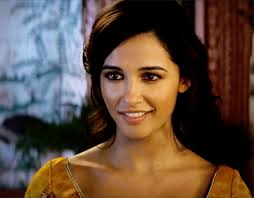
#> input picture images.jpg, 254 x 198 px
$ jupyter execute --allow-errors example.ipynb
#> lines starting #> are read from the running program, lines starting #| are printed output that depends on the picture
### src/build_model.py
import os
import sys
import math
import keras
import tensorflow as tf
import keras.backend as K
from keras.models import Model
from keras.optimizers import Adam
from keras.engine.topology import Layer
from keras.layers import (Conv2D,
                          BatchNormalization,
                          ReLU,
                          DepthwiseConv2D,
                          Activation,
                          Input,
                          Add,
                          Flatten,
                          Dense,
                          Lambda,
                          Softmax)

from keras.losses import categorical_crossentropy
from keras.callbacks import EarlyStopping, ModelCheckpoint, ReduceLROnPlateau, TensorBoard
from keras.callbacks import LearningRateScheduler


"""Build MobileFaceNet mdoel"""

# [78 lines left out: functions __conv2d_block, __res_block, build_model, not called in this run]

def dummy_loss(y_true, y_pred):
    return y_pred


""" define arc-face loss keras layer """
class ArcFaceLossLayer(Layer):
    def __init__(self, s=64, m=0.5, num_classes=24, is_use_bais=False, **kwargs):
        self.s = float(s)
        self.m = float(m)
        self.num_classes = num_classes
        self.is_use_bais = is_use_bais
        super(ArcFaceLossLayer, self).__init__(**kwargs)

    # [11 lines left out: function build, not called in this run]

    def compute_output_shape(self, input_shape):
        return (input_shape[0], self.num_classes)

    # [59 lines left out: functions call, lr_scheduler, not called in this run]

# [7 lines that do not run on import are left out]

### src/feature_extractor.py
import os
import numpy as np
from keras.models import load_model, Model
from .build_model import ArcFaceLossLayer, dummy_loss
os.environ['TF_CPP_MIN_LOG_LEVEL'] = '1'

class FeatureExtractor():
    def __init__(self, model_path, num_classes):
        try:
            arcface_layer = ArcFaceLossLayer(num_classes=num_classes)
            self.model = load_model(model_path, custom_objects={'ArcFaceLossLayer':arcface_layer, 'dummy_loss':dummy_loss})
            self.num_classes = num_classes
            self.__get_infer_model()
            print('** Sussesed to load model from {}'.format(model_path))
        except Exception as e:
            print('** Failed to load model from {}'.format(model_path))
            print(e)

    def __get_infer_model(self):
        self.infer_model = Model(inputs=self.model.input, outputs=self.model.get_layer('embeddings').output)

    def __normalize(self, img):
        return np.multiply(np.subtract(img, 127.5), 1 / 128)

    # [7 lines left out: function infer, not called in this run]

### example.ipynb
[cell 1]
import os
import cv2
import matplotlib.pyplot as plt
from src.build_model import ArcFaceLossLayer, dummy_loss
from src.feature_extractor import FeatureExtractor

os.environ['CUDA_VISIBLE_DEVICES'] = '-1'
os.environ['TF_CPP_MIN_LOG_LEVEL'] = '0'

### load model

[cell 2]
model_path = 'weights/weights.h5'

#> (the rest of this cell did not finish here and is left out)

### load image

[cell 3]
path = 'images.jpg'
img = cv2.imread(path)[:, :, ::-1]
plt.imshow(img)
plt.show()

### resize to (112, 112)

[cell 4]
img_resize = cv2.resize(img, (112, 112))
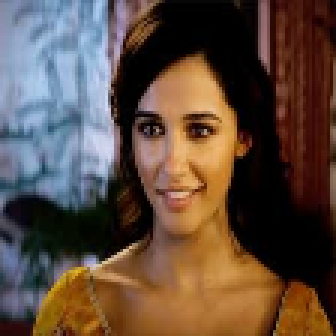
#> img_resize: shape (112, 112, 3) (shown 3 times larger); mean R, G, B 94.7, 75.3, 63.2
